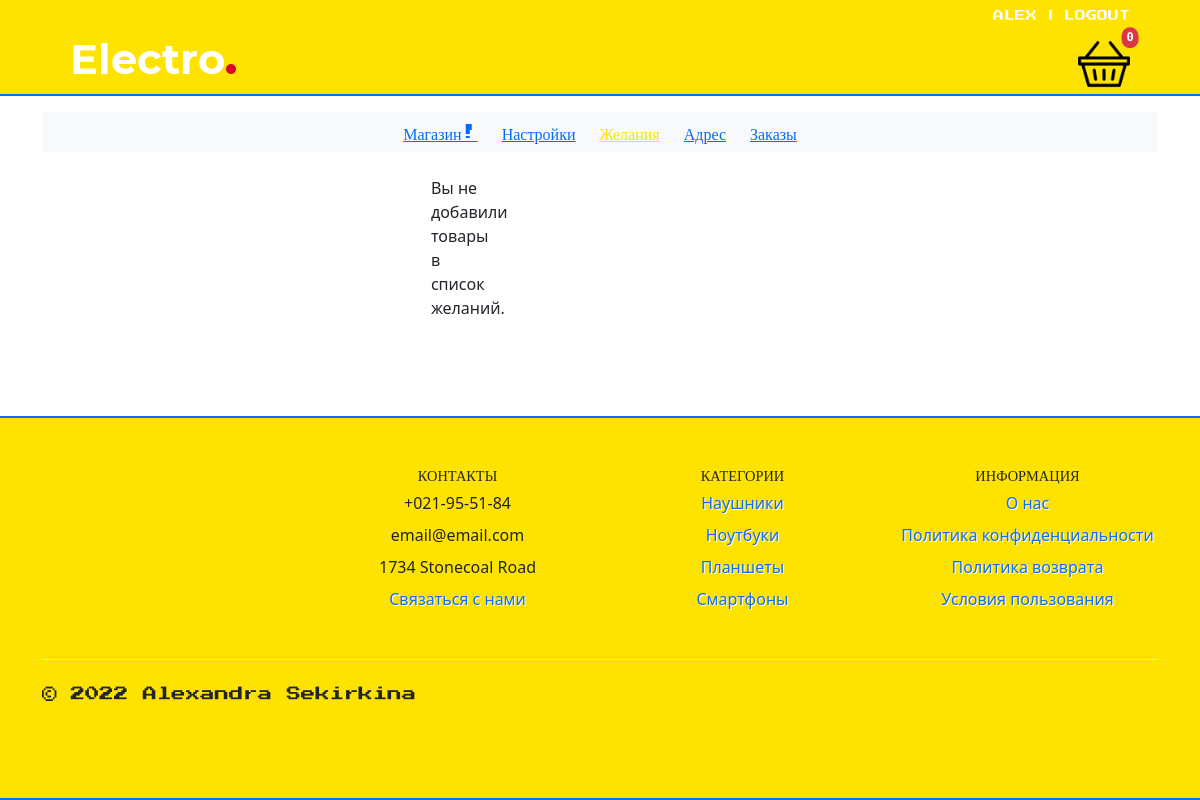
Page /user/profile/wishlist/ (signed in) on the committed database.
### store/models.py (models this page shows, shortened)
class StoreInfo(models.Model):
    logo = models.ImageField(max_length=250)
    name = models.CharField(max_length=150)
    address = models.CharField(max_length=150)
    phone = models.CharField(max_length=150)
    short_description = models.CharField(max_length=250)
    email = models.EmailField(max_length=150)
    about_us = models.TextField(max_length=2500)
    privacy_policy = models.TextField(max_length=2500)
    orders_and_returns = models.TextField(max_length=2500)
    terms_and_conditions = models.TextField(max_length=2500)
    class Meta:
        verbose_name = 'Информация о магазине'
        verbose_name_plural = 'Информация о магазине'

class Category(models.Model):
    name = models.CharField(max_length=100, db_index=True, verbose_name='Категория')
    slug = models.SlugField(db_index=True, unique=True)
    objects = models.Manager()
    class Meta:
        verbose_name = 'Категория(ю)'
        verbose_name_plural = 'Категории'
    def get_absolute_url(self):
        return reverse('store:bycategory', kwargs={'slug': self.slug})

### user/views.py (the view)
# urls.py: path('wishlist/', Wishlist.as_view(), name='wishlist'),
class Wishlist(LoginRequiredMixin, ListView):
    login_url = 'user:login'
    template_name = 'user/user_wish_list.html'
    context_object_name = 'wishlist'
    paginate_by = 5
    def get_queryset(self):
        return Product.objects.filter(users_wishlist=self.request.user)

### cart/cart.py (called while the page is built)
    def __len__(self):
        return sum(item['qty'] for item in self.basket.values())

### cart/context_processors.py (called while the page is built)
def basket(request):
    return {'basket': Basket(request)}

### store/templatetags/store_tags.py (called while the page is built)
@register.simple_tag()
def get_categories():
    return cache.get_or_set('store_categories', Category.objects.filter().annotate(cnt=Count
    ('products', filter=F('products__is_available'))).filter(cnt__gt=0))

@register.simple_tag()
def get_store_info():
    return StoreInfo.objects.get(pk=1)

### user/templatetags/user_tags.py (called while the page is built)
@register.simple_tag()
def get_sections():
    context = (
        (reverse('home'), 'Магазин! '),
        (reverse('user:general'), 'Настройки'),
        (reverse('user:wishlist'), 'Желания'),
        (reverse('user:address'), 'Адрес'),
        (reverse('user:orders'), 'Заказы'),
    )
    return context

### user/templates/user/user_wish_list.html (shortened to what this page needs)
{% extends 'base.html' %}
{% load static %}
{% block navigation %}
{% include 'user/inc/_profile_navigation.html' %}
{% endblock %}
{% block content %}
<div class="container d-flex justify-content-center">
    <div class="px-5 pb-5">
        <div class="col-md-12">
            <div class="row row-cols-1 row-cols-md-5 g-3">
                {% for item in wishlist %}
                <div class="col">
                    <div class="card h-100 PRODUCT_CARD">
                        <div>
                            <a href="{{ item.get_absolute_url }}">
                                <img src="{{ item.photo.url }}" class="card-img-top" alt="...">
                            </a>
                        </div>
                        <div class="card-body p-1 PROD_CARD">
                                <span class="card-text">
                                    <a href="{% url 'store:prdcr' item.producer_id %}"
                                       class="">{{ item.producer }}</a></span>
                            <br>
                            <h5 class="card-title mb-0 PROD_CARD_TITLE">
                                {{ item.name }}</h5>
                            <div>
                                <h6 class="PROD_CARD_PRICE">
                                    &#8381 {{ item.price }}
                                    <del class="PROD_CARD_OLD_PRICE">
                                        {{ item.old_price }}
                                    </del>
                                </h6>
                            </div>
                            <div class="mb-3">
                                <button class="btn btn-outline-primary CART_BUTTON" type="submit">
                                    <img src="{% static 'img/cart2.png' %}" class="card-img-top CART_IMAGE"
                                         alt="Oops..."> Add
                                    to cart
                                </button>
                            </div>
                        </div>
                    </div>
                </div>
                {% empty %}
                <span> Вы не добавили товары в список желаний. </span>
                {% endfor %}
            </div>
        </div>
    </div>
</div>
{% endblock %}

### templates/inc/_header.html (shortened to what this page needs)
{% load static %}
<div class="HEADER_BACK pb-1">
    <div class="container">
        <div class="container px-4">
            <ul class="nav justify-content-end">
                {% if user.is_authenticated %}
                <li class="nav-item AUTH_H">
                    <a class="nav-link text-white px-1 pb-0 AUTHLINK"
                       aria-current="page" href="{% url 'user:general' %}">
                        {{ user.username }}
                    </a>
                </li>
                <li class="nav-item AUTH_H">
                    <p class="nav-link text-white px-1 pb-0"> | </p>
                </li>
                <li class="nav-item AUTH_H">
                    <a class="nav-link text-white px-1 pb-0 AUTHLINK"
                       aria-current="page" href="{% url 'user:logout' %}">
                        Logout
                    </a>
                </li>
                {% endif %}
            </ul>
        </div>
        <nav class="navbar pb-0 pt-1 px-3">
            <div class="container-fluid SMALL">
                <nav class="navbar navbar-expand-lg py-0 HEADER">
                    <img src="{% static 'img/logo.png' %}" alt="">
                </nav>
                <nav class="navbar navbar-expand-rg p-0 HEADER">
                    <div>
                        <a href="{% url 'cart:cart' %}" class=" position-relative">
                            <img src="{% static 'img/shopping-basket.png' %}" width="52" alt=""
                                 class="pl-2">
                            {% with total_qty=basket|length %}
                                <span class="position-absolute top-0 translate-middle badge
                                rounded-pill bg-danger CART_BADGE" id="basket-qty">
                                    {% if total_qty > 0 %}
                                        {{ total_qty }}
                                    {% else %}
                                        0
                                    {% endif %}
                                </span>
                            {% endwith %}
                        </a>
                    </div>
                </nav>
            </div>
        </nav>
    </div>
</div>
<div class="BORDER">
</div>

### templates/inc/_footer.html
{% load cache %}
{% cache 30 footer %}
{% load store_tags %}
{% get_store_info as store %}
{% get_categories as categories %}
<br>
<br>
<div class="FOOTER">
    <br>
    <div class="container">
        <footer class="py-4">
            <div class="row">
                <div class="col-6 col-md-3 mb-3">
                </div>
                <div class="col-6 col-md-3 mb-3">
                    <h5 class="FOOTER_TITLE">
                        Контакты </h5>
                    <ul class="nav flex-column text-center">
                        <li class="nav-item mb-2"> {{ store.phone }}</li>
                        <li class="nav-item mb-2"> {{ store.email }}</li>
                        <li class="nav-item mb-2"> {{ store.address }}</li>
                        <li class="nav-item mb-2 mx-auto FOOTER_LINKS">
                            <a href="{% url 'contact_form' %}" class="nav-link p-0">
                                Связаться с нами</a>
                        </li>
                    </ul>
                </div>
                <div class="col-6 col-md-3 mb-3">
                    <h5 class="FOOTER_TITLE">
                        Категории</h5>
                    <ul class="nav flex-column">
                        {% for cat in categories %}
                        <li class="nav-item mb-2 mx-auto FOOTER_LINKS">
                            <a href="{{ cat.get_absolute_url }}" class="nav-link p-0">
                                {{ cat.name }}</a></li>
                        {% endfor %}
                    </ul>
                </div>
                <div class="col-6 col-md-3 mb-3">
                    <h5 class="FOOTER_TITLE">
                        Информация</h5>
                    <ul class="nav flex-column">
                        <li class="nav-item mb-2 mx-auto FOOTER_LINKS">
                            <a href="{% url 'store:about' %}" class="nav-link p-0">
                                О нас</a>
                        </li>
                        <li class="nav-item mb-2 mx-auto FOOTER_LINKS">
                            <a href="{% url 'store:ppol' %}" class="nav-link p-0">
                                Политика конфиденциальности</a></li>
                        <li class="nav-item mb-2 mx-auto FOOTER_LINKS">
                            <a href="{% url 'store:ord_ret' %}" class="nav-link p-0">
                                Политика возврата</a>
                        </li>
                        <li class="nav-item mb-2 mx-auto FOOTER_LINKS">
                            <a href="{% url 'store:terms' %}" class="nav-link p-0">
                                Условия пользования</a>
                        </li>
                    </ul>
                </div>
            </div>
            <div class="d-flex flex-column flex-sm-row justify-content-between py-4 my-4 border-top">
                <p class="SIGNATURE">&copy; 2022 Alexandra Sekirkina</p>
                <ul class="list-unstyled d-flex">
                    <li class="ms-3"><a class="link-dark" href="#">
                        <svg class="bi" width="24" height="24">
                            <use xlink:href="#twitter"/>
                        </svg>
                    </a></li>
                    <li class="ms-3"><a class="link-dark" href="#">
                        <svg class="bi" width="24" height="24">
                            <use xlink:href="#instagram"/>
                        </svg>
                    </a></li>
                    <li class="ms-3"><a class="link-dark" href="#">
                        <svg class="bi" width="24" height="24">
                            <use xlink:href="#facebook"/>
                        </svg>
                    </a></li>
                </ul>
            </div>
        </footer>
    </div>
</div>
{% endcache %}

### electro/static/css/style.css (style rules this page uses)
.AUTHLINK { color: #fff !important; }
.HEADER_BACK { background-color: #ffe300; font-family: 'Press Start 2P', cursive; }
.HEADER { background-color: #ffe300; font-family: 'Press Start 2P', cursive; font-size: 42px; vertical-align: top; }
.AUTH_H { height: 20px; font-size: 11px; text-transform: uppercase; color: #fff; }
.BORDER { border-top: 2px solid #0d6efd; font-size: 15px; }
.SMALL { height: 66px; }
.CART_BADGE { font-family: 'Source Code Pro', monospace; font-weight: 700; font-size: 12px; padding: .4em; }
.FOOTER { border-top: 2px solid #0d6efd; border-bottom: 2px solid #0d6efd; display: block; background-color: #ffe300; }
.FOOTER_TITLE { text-align: center; text-transform: uppercase; font-family: 'Press Start 2P', cursive; font-size: .9em; }
.FOOTER_LINKS { text-shadow: 1px 1px #fff; }
.SIGNATURE { font-family: 'Press Start 2P', cursive; font-size: .9em; }

### rows in the picture
StoreInfo: phone "+021-95-51-84", email "email@email.com", address "1734 Stonecoal Road"
Category: name "Наушники"
Category: name "Ноутбуки"
Category: name "Планшеты"
Category: name "Смартфоны"

### other values in the picture
{{ user.username }} "ALEX"
{{ item.1 }} "Магазин!" "Настройки" "Желания" "Адрес" "Заказы"
